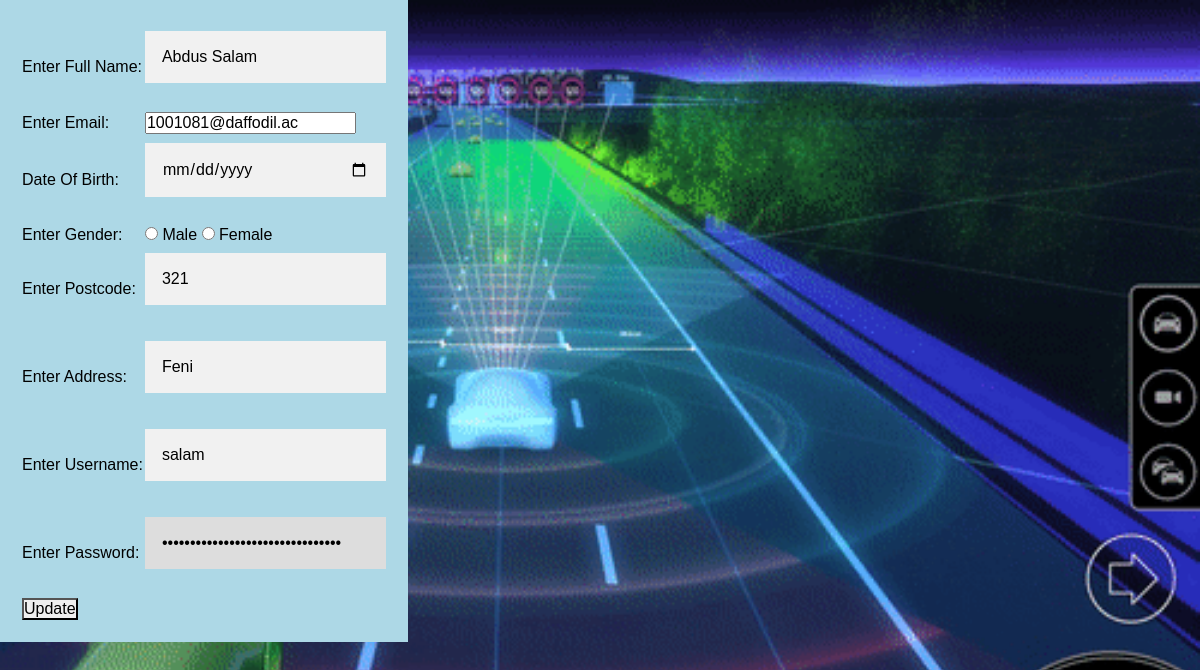
The page /edit.php?id=9 on the database its author committed.
### tables this page shows
CREATE TABLE `users` (
  `id` int(11) NOT NULL,
  `name` text NOT NULL,
  `email` text NOT NULL,
  `date_of_birth` date NOT NULL,
  `gender` text NOT NULL,
  `postcode` int(11) NOT NULL,
  `address` text NOT NULL,
  `username` text NOT NULL,
  `password` text NOT NULL
);

### edit.php (the view, shortened to what this page needs)
<?php
$id=$_GET['id'];
require 'db.php';
$read="SELECT * FROM users WHERE id='$id'";
$output=mysqli_query($db_con,$read);
$result=mysqli_fetch_array($output);
?>
<!DOCTYPE html>
<html lang="en">
<head>
  <link rel="stylesheet" href="https://www.w3schools.com/php/">
  <link rel="stylesheet" href="https://www.cloudways.com/blog/best-php-frameworks/?__cf_chl_jschl_tk__=pmd_DAB4WrMDsJ1Z0td49cPoLflEyFrhqJihJ6BfGmBTIN8-1635284383-0-gqNtZGzNAiWjcnBszQil#choosing">
  <link rel="stylesheet" href="css/style.css" type="text/css">
</head>
<body>
<div>
  <form action="update.php" method="POST" enctype="form-data" >
    <table class="editfrm">
      <tr><td>Enter Full Name: </td><td><input name="name" type="text" placeholder="Enter Your Name" value="<?=$result['name'] ?>"></td></tr>
	    <tr><td>Enter Email: </td><td><input name="email" type="email" value="<?=$result['email'] ?>"></td></tr>
      <tr><td>Date Of Birth: </td><td><input  name="dtb" type="date"  value="<?=$result['date_of_birth'] ?>"></td></tr>
      <tr><td>Enter Gender: </td>
  	  <td>
  		<input name="gender" type="radio"  value="<?=$result['gender'] ?>"> Male
  		<input name="gender" type="radio"  value="<?=$result['gender'] ?>"> Female
  	  </td></tr>
      <tr><td>Enter Postcode: </td><td><input name="postcode" type="text" value="<?=$result['postcode'] ?>"></td></tr>
      <tr><td>Enter Address: </td><td><input name="paddress" type="text" value="<?=$result['address'] ?>"></td></tr>
      <tr><td>Enter Username: </td><td><input name="username" type="text" value="<?=$result['username'] ?>"></td></tr>
      <tr><td>Enter Password: </td><td><input name="password" type="password" value="<?=$result['password'] ?>"></td></tr>
      <tr>
	  <td>
		<button name="btn" type="submit" value="submit">Update</button>
	  </td>
	</tr>
	</table>
	</form>
</div>
</body>
</html>

### rows shown on the page
users: name "Abdus Salam", email "1001081@daffodil.ac", postcode "321", paddress "Feni", username "salam"
